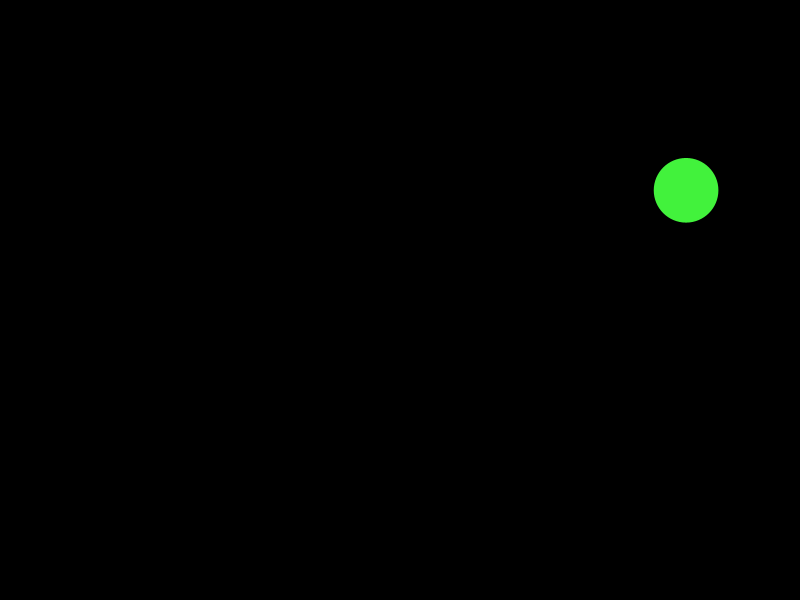
Frame 1 (no input)
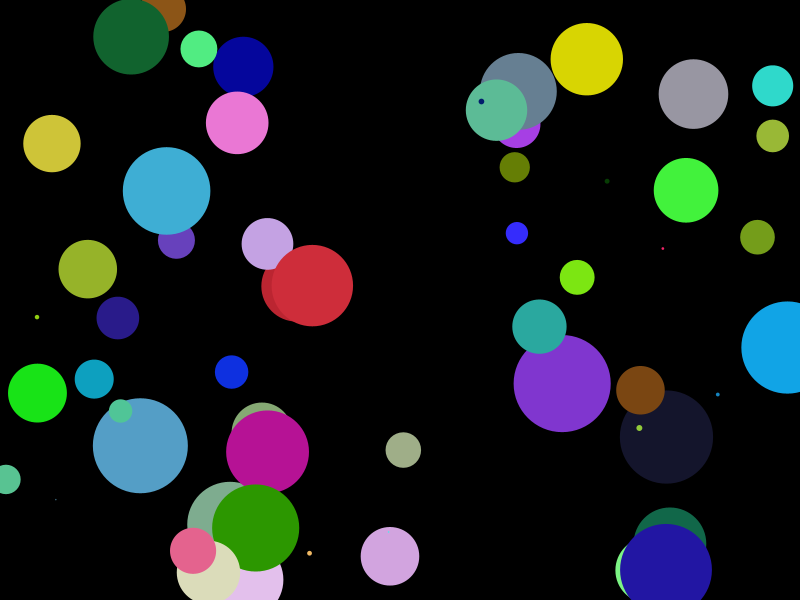
Frame 60 (the mouse pressed at the canvas centre just before this capture)
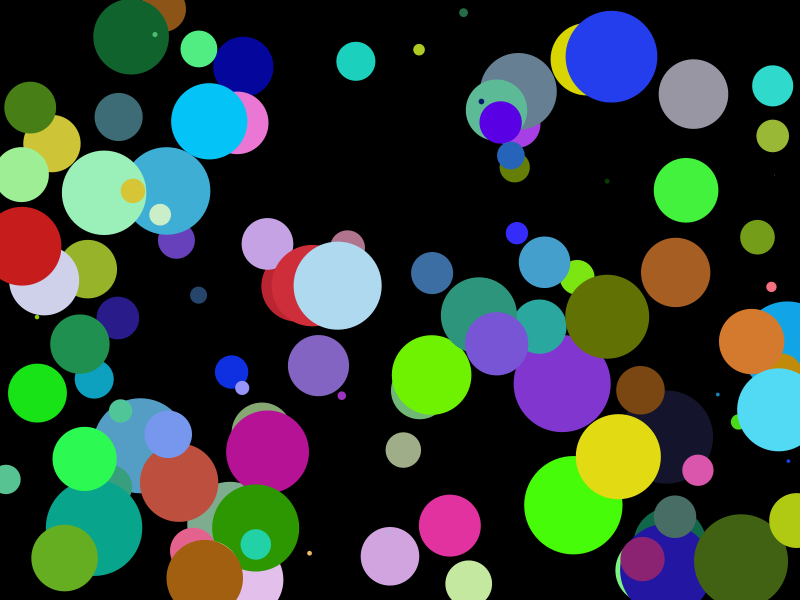
Frame 120 (the mouse held since frame 60 and released just before this capture)

The Processing sketch that drew these frames (run headless with seeded random() and noise(); from frame 60 on, the mouse is pressed at the canvas centre):

// Processing sketch: w04_01
// ── w04_01.pde
//初期化関数
void setup() {
  size(800, 600);
  frameRate(12);   //書き換え頻度の設定
  background(0);
}

//メインループ
void draw() {
  float diameter = random(100);
  noStroke();
  fill(random(255), random(255), random(255));
  ellipse(random(width), random(height), diameter, diameter);
}
